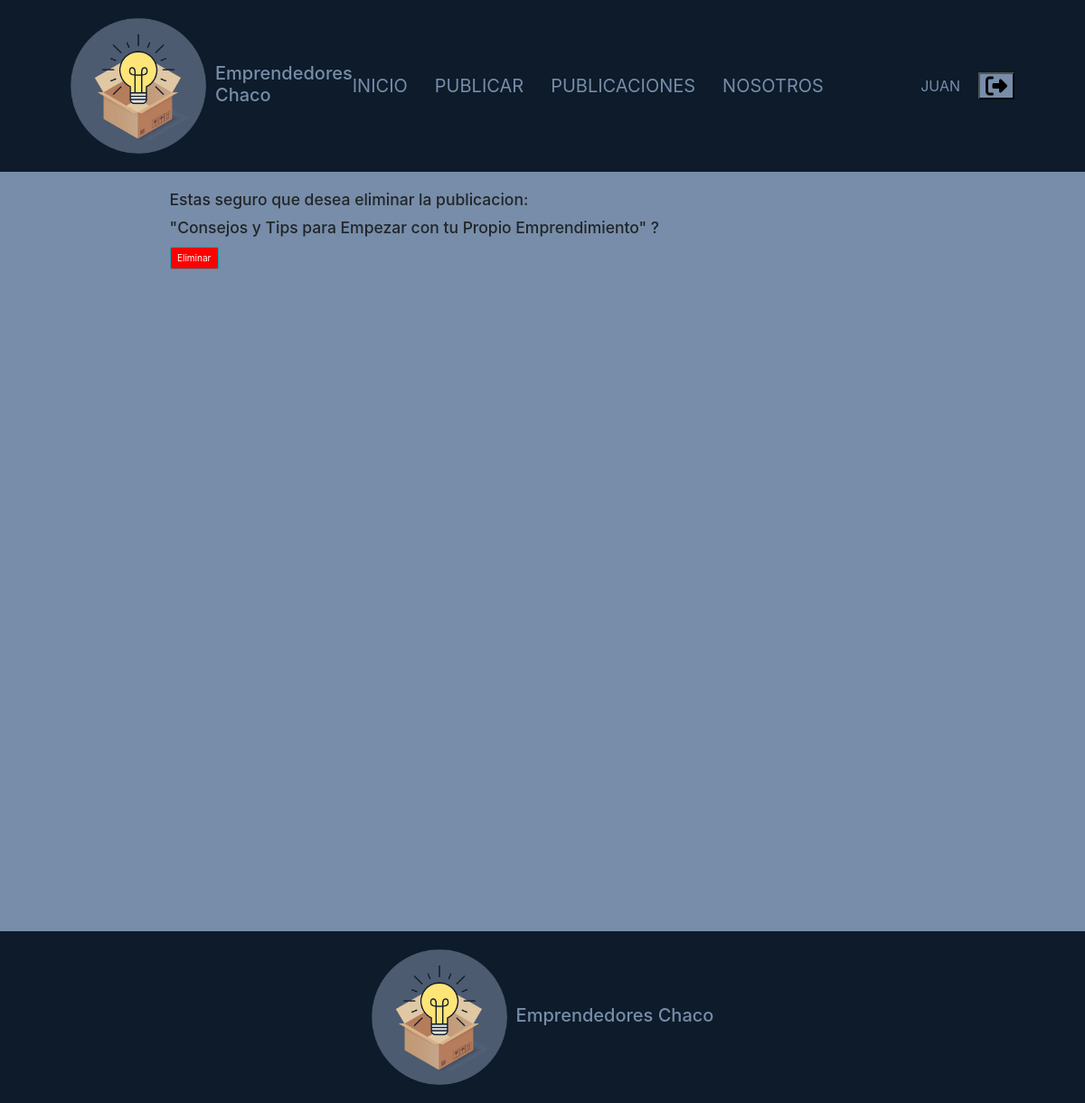
Page /publicaciones/Borrar/21 (signed in) on the earlier database version.
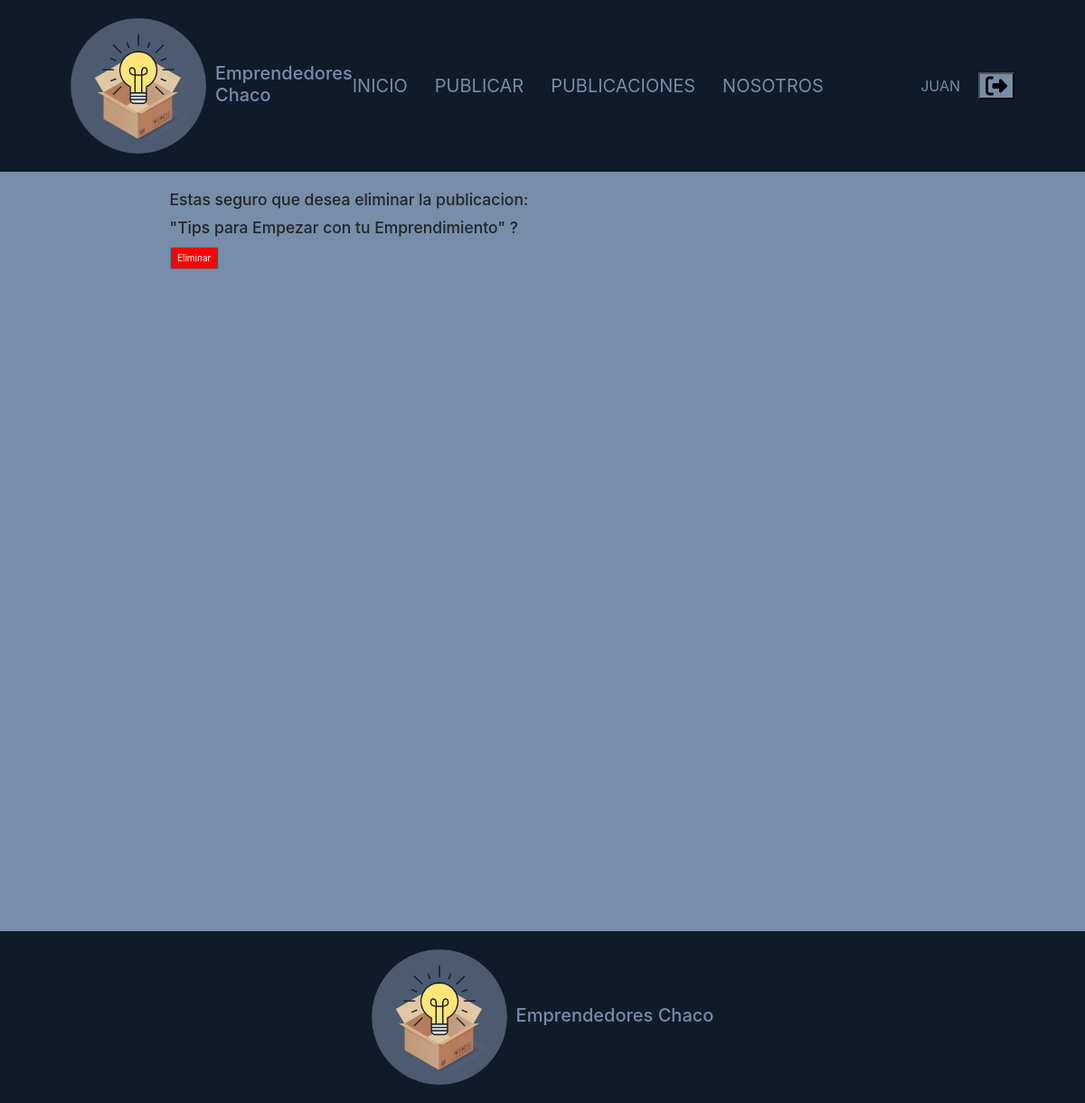
Same page on the later database version.
### apps/publicaciones/models.py (models this page shows, shortened)
class Publicacion(models.Model):
    creado = models.DateTimeField('creado', auto_now_add=True)
    modificado = models.DateTimeField('modificado', auto_now=True)
    titulo = models.CharField(max_length = 250)
    contenido = models.TextField()
    autor = models.ForeignKey(User, on_delete = models.CASCADE)
    imagen = models.ImageField(upload_to = 'publicaciones')
    categoria = models.ForeignKey(Categoria, on_delete = models.CASCADE)
    def __str__(self):
        return self.titulo

### apps/publicaciones/views.py (the view)
# urls.py: path('Borrar/<int:pk>', views.BorrarPublicacion.as_view(), name="borrar_publicacion"),
class BorrarPublicacion(UserPassesTestMixin,DeleteView):
    model = Publicacion
    success_url = reverse_lazy('publicaciones:listar_publicaciones')
    def test_func(self):
        return self.request.user.is_staff

### templates/publicaciones/publicacion_confirm_delete.html (shortened to what this page needs)
{% extends 'base.html' %}
{% block contenido %}
<div class="col-md-9 mx-auto mb-5">
    <form method="post">{% csrf_token %}
        <h3><p>Estas seguro que desea eliminar la publicacion: </p></h3>
        <h3><p>"{{ object }}"  ?</p></h3>
        <input type="submit" class="btn btn-info" style="background-color: red;" value="Eliminar">
    </form>
</div>
{% endblock contenido %}

Differences in the rows shown:
changed Publicacion: titulo "Consejos y Tips para Empezar con tu Propio Emprendimiento" → "Tips para Empezar con tu Emprendimiento"
